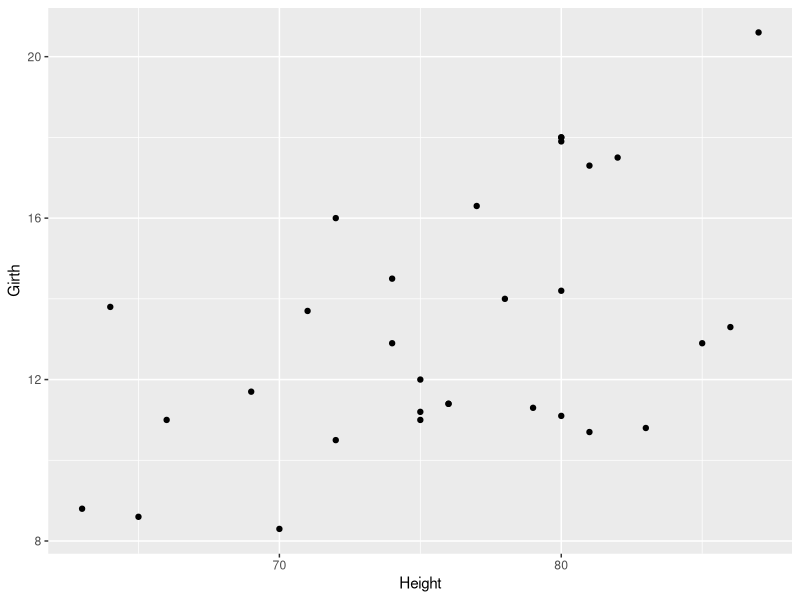
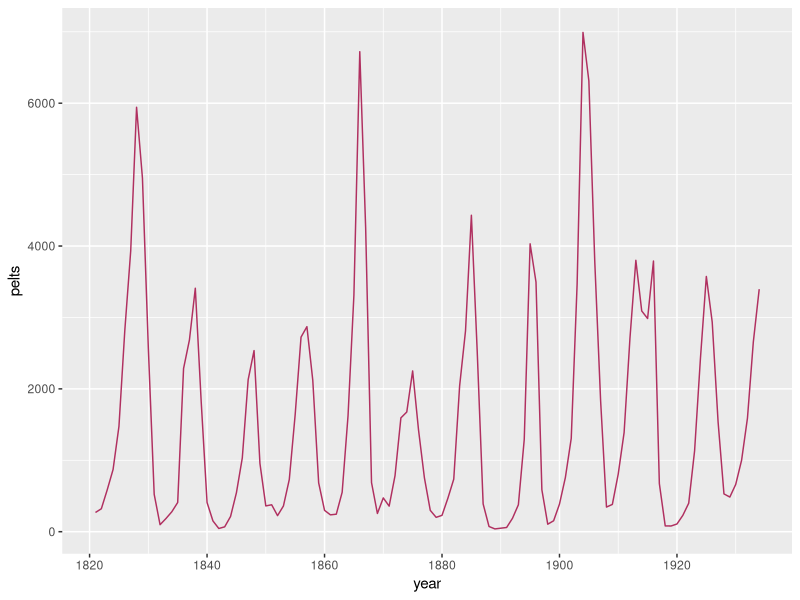

Recreate these plots in R, in order.
## ---- chunk 1
library('tidyverse')
## ---- chunk 2
data(trees)
?trees
## ---- chunk 3
ggplot(data = trees) +
  geom_point(mapping = aes(x = Height, y = Girth))
## ---- chunk 4
year <- c(1821:1934)
## ---- chunk 5
class(lynx)
## ---- chunk 6
pelts <- as.vector(lynx)
## ---- chunk 7
lynx_pelts <- data.frame('year' = 1821:1934, 'pelts' = as.vector(lynx)) 
## ---- chunk 8
ggplot(data = lynx_pelts) +
  geom_line(mapping = aes(x = year, y = pelts), color = "maroon")
